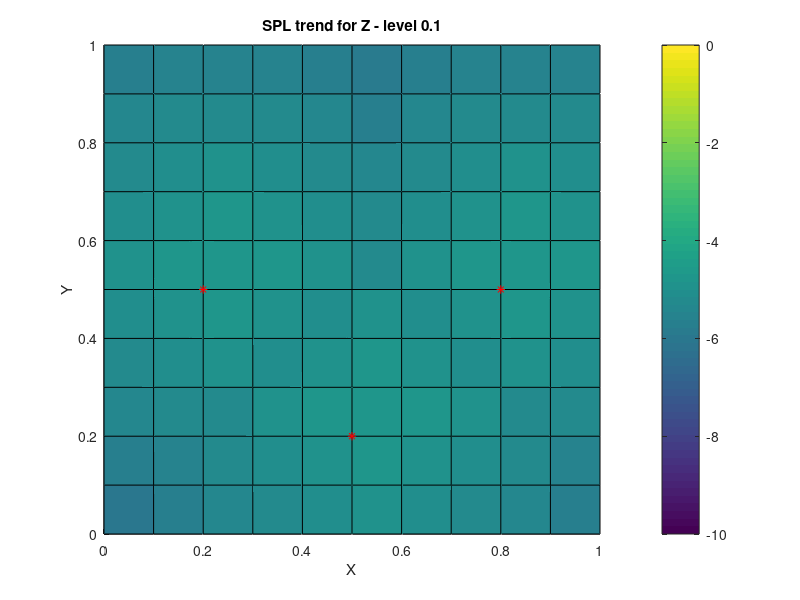
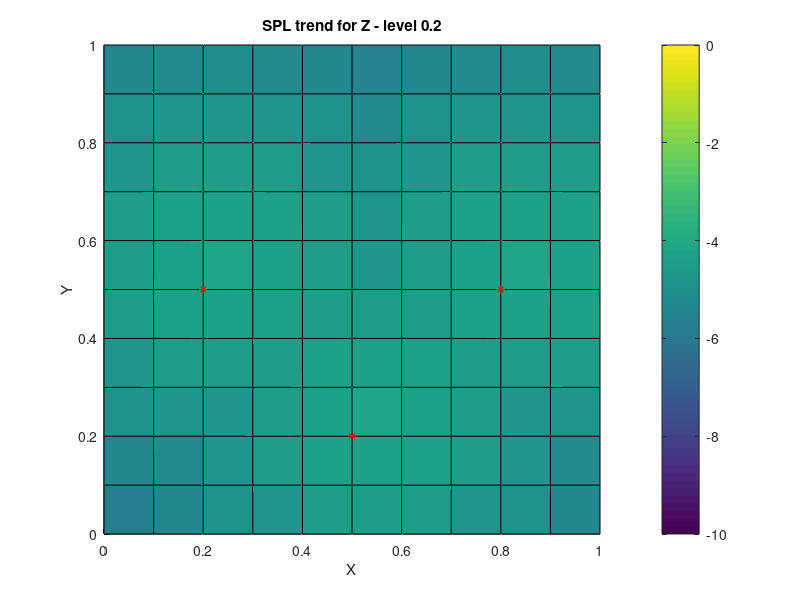
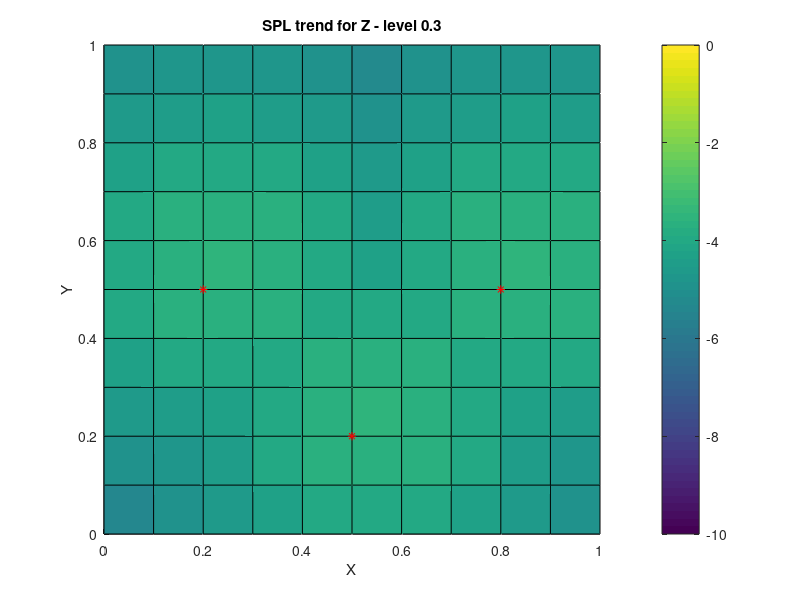
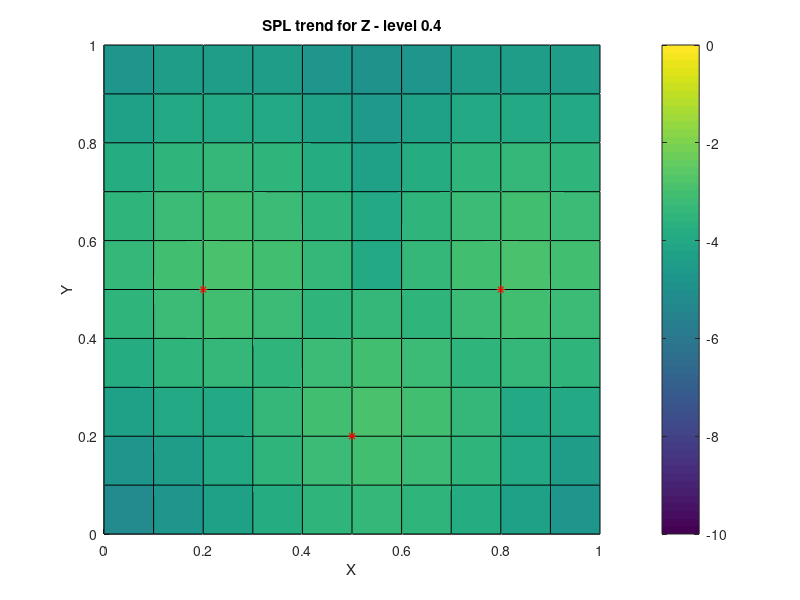

Recreate these plots in MATLAB, in order.
%%--------------------------------------------------------------------------
% short script to simulate sound pressure level trend 
% for given amount of microphones in a room 
% sources are simulated for each x,y and z coordinate in the room 
%
%--------------------------------------------------------------------------

clear all;
clc;

%% define number of sources and mic positions
% mic position between 0..1 for x,y and z coordinates 
% all vectors musst be the same size
mic_x = [.2, .5, .8];
mic_y = [.5, .2, .5];
mic_z = [.5, .5, .5];
roomscale = 1;
Z_cs = 1 * 10;

%% meshgrid to simulate source positions
%  radius will be referenced to the mid radius of the room r(0.5,0.5,0.5)
%  SPL is simulated for each microphone seperatley 
[X,Y,Z] = meshgrid(0:.1:1 * roomscale);
X1 = squeeze(X(:,:,Z_cs));
Y1 = squeeze(Y(:,:,Z_cs));
SPL = zeros(11,11,11);
SPL = -100;
for Z_cs = 1:10
    for n = 1:length(mic_x)
        dx = X - mic_x(n);  
        dy = Y - mic_y(n);
        dz = Z - mic_z(n);
        r = sqrt(dx.^2 + dy.^2 + dz.^2) + 1;
        S = -20*log10(r / (sqrt(3)/2));
        SPL = max(SPL,S);
    end
    SPL_print = squeeze(SPL(:,:,Z_cs));
    temp = figure(Z_cs)
    surf(X1,Y1,SPL_print);
    xlabel('X')
    ylabel('Y')
    caxis([-10 0])
    view(2)
    colorbar
    for n = 1:length(mic_x)
        hold on 
        plot(mic_x(n),mic_y(n) ,'r*')
    end   
% for exporting the plots storage path has to be changed
    title(['SPL trend for Z - level ' num2str(Z_cs/10)])
    print(temp, '-djpeg' , ['/Users/simonwindtner/Documents/ET-TI/SMA/Ensemble/'...
                     'Z' num2str(Z_cs)]);
end
%%









